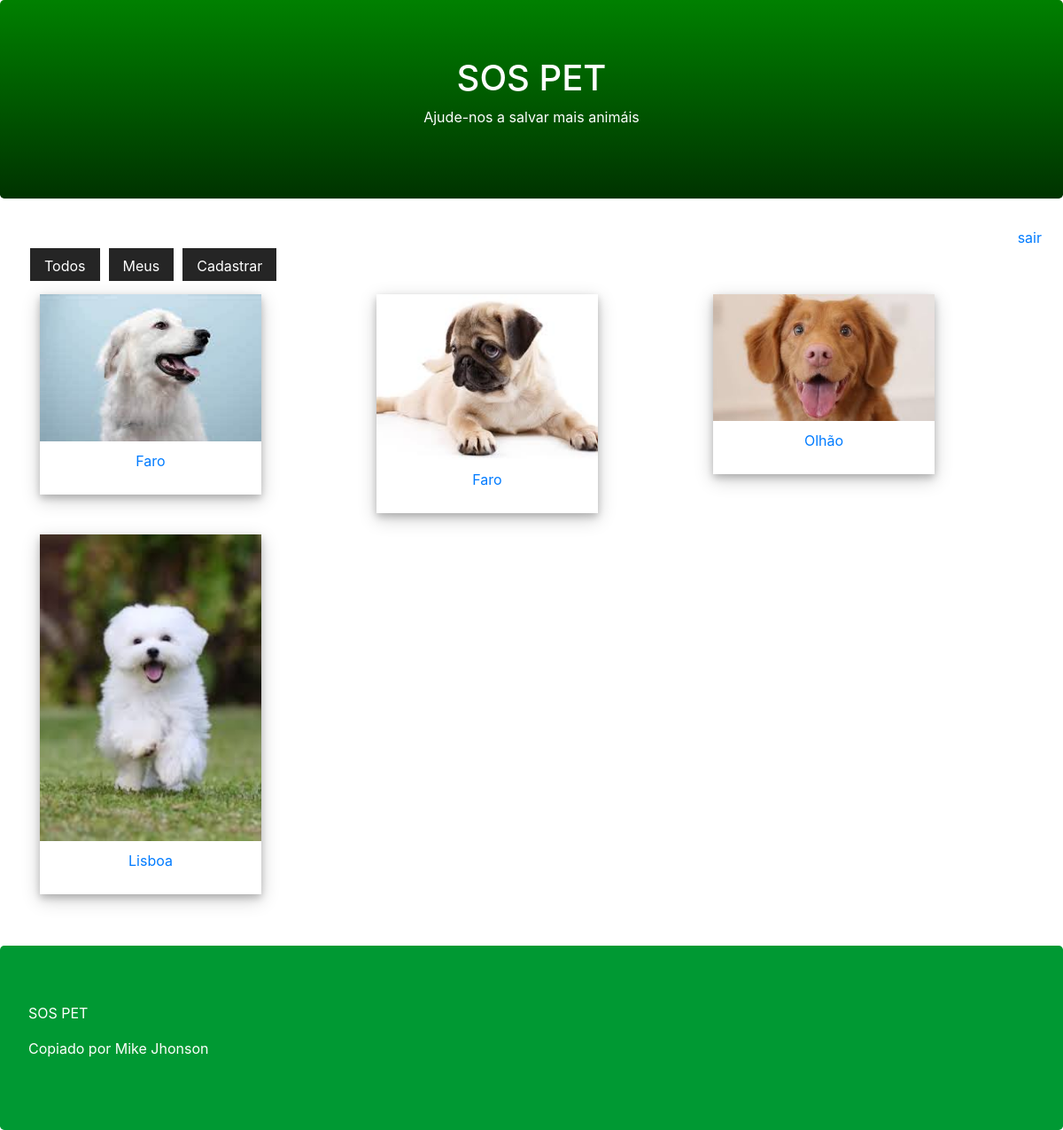
/pet/user/ (signed in), run on the app's committed database.
### core/models.py (models this page shows, shortened)
class Pet(models.Model):
    city = models.CharField(max_length=100)
    description = models.TextField()
    phone = models.CharField(max_length=11)
    email = models.EmailField()
    begin_date = models.DateTimeField(auto_now_add=True)
    photo = models.ImageField(upload_to='pet')
    active = models.BooleanField(default=True)
    user = models.ForeignKey(User, on_delete=models.CASCADE)

### core/views.py (the view)
# urls.py: path('pet/user/', views.list_user_pets),
def list_user_pets(request):
    pet = Pet.objects.filter(active=True, user=request.user)
    return render(request, 'list.html', {'pet':pet})

### templates/list.html (shortened to what this page needs)
{% extends "model-page.html" %}
{% block content %}
<div class="container mb-4">
    <div class="row">
        {% for p in pet %}
        <div class="col-sm-4 mb-4">
            <a href="../detail/{{ p.id }}">
            <div class="polaroid">
                <img src="{{ p.photo.url}}" style="width:100%">
                <div class="container">
            <p>{{ p.city }}</p>
                </div>
            </div>
            </a>
        </div>
{% endfor %}
    </div>
</div>
{% endblock %}

### templates/list.html (style rules this page uses)
.polaroid { width: 250px; box-shadow: 0 4px 8px 0 rgba(0, 0, 0, 0.2), 0 6px 20px 0 rgba(0, 0, 0, 0.2); text-align: center; }
.container { padding: 10px; }

### data on the page
Pet: photo (picture), city "Faro"
Pet: photo (picture), city "Faro"
Pet: photo (picture), city "Olhão"
Pet: photo (picture), city "Lisboa"
